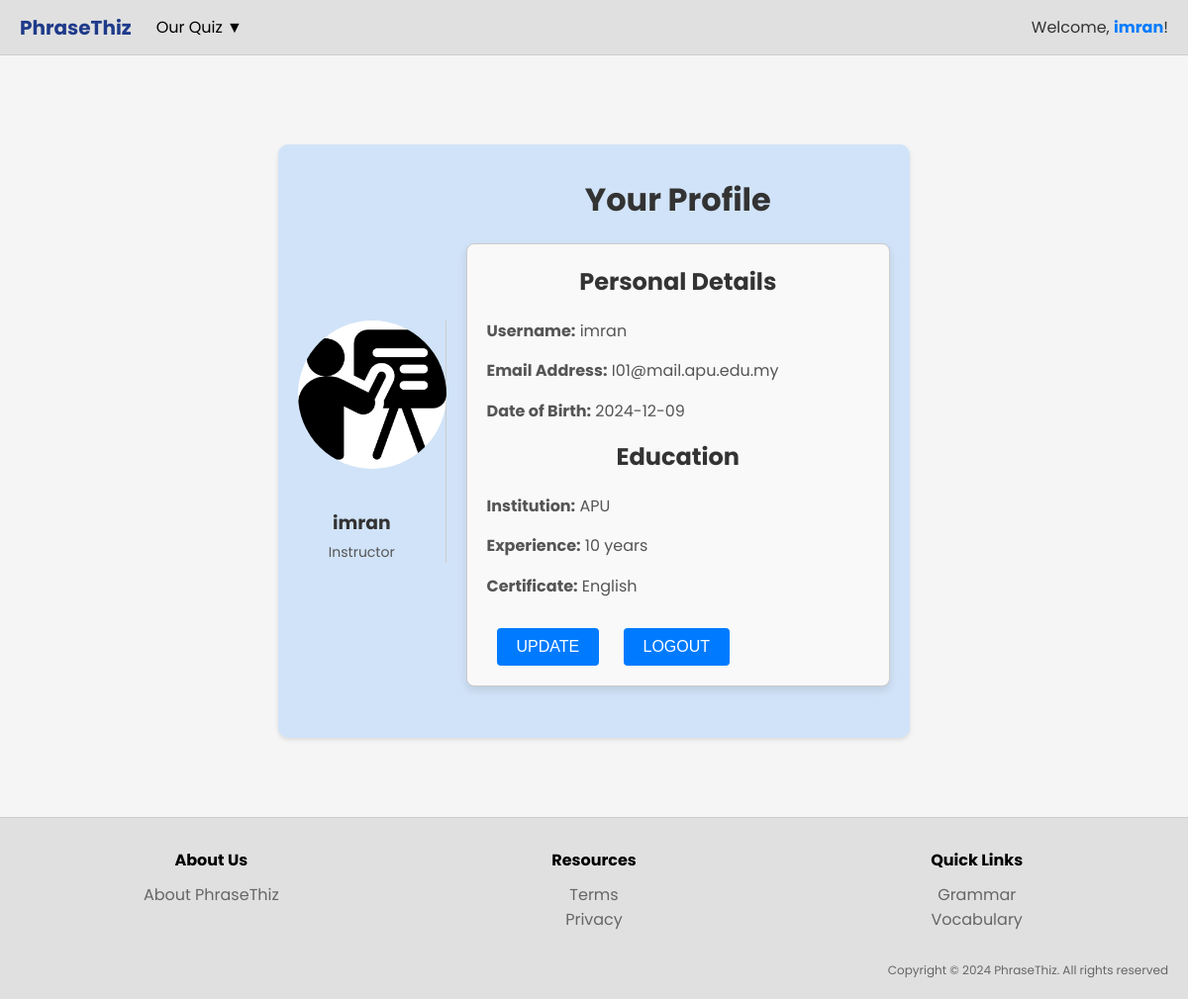
Page /instructor/instructor-profile.php (signed in) on the committed database.
### tables this page shows
CREATE TABLE IF NOT EXISTS `instructor` (
  `instructor_id` varchar(50) NOT NULL,
  `username` varchar(50) NOT NULL,
  `password` varchar(255) NOT NULL,
  `email` varchar(100) NOT NULL,
  `dob` date NOT NULL,
  `institution` varchar(255) NOT NULL,
  `experience` varchar(255) NOT NULL,
  `certificate` varchar(255) NOT NULL,
  `admin_id` varchar(50) NOT NULL,
  PRIMARY KEY (`instructor_id`),
  KEY `admin_id` (`admin_id`)
);

### instructor/instructor-profile.php (the view, shortened to what this page needs)
<?php
include("../conn/conn.php");
$instructor_id = $_SESSION['instructor_id'];
$query = "SELECT username, email, dob, institution, experience, certificate FROM INSTRUCTOR WHERE instructor_id = ?";
$stmt = $con->prepare($query);
$stmt->bind_param("s", $instructor_id);
$stmt->execute();
$result = $stmt->get_result();
if ($result->num_rows > 0) {
    $instructor = $result->fetch_assoc();
    $username = htmlspecialchars($instructor['username']);
    $email = htmlspecialchars($instructor['email']);
    $dob = htmlspecialchars($instructor['dob']);
    $institution = htmlspecialchars($instructor['institution']);
    $experience = htmlspecialchars($instructor['experience']);
    $certificate = htmlspecialchars($instructor['certificate']);
} else {
    header("Location: ../login/login.php");
    exit();
}
?>
<!DOCTYPE html>
<html lang="en">
<head>
    <link rel="stylesheet" href="../css/instructor-profile.css">
</head>
<body>
    <div class="page-container">
        <header class="header">
            <div class="header-left">
                <a href="../instructor/instructor-homepage.php" class="logo">PhraseThiz</a>
                <div class="dropdown">
                    <button class="dropdown-btn">Our Quiz ▼</button>
                </div>
            </div>
            <div class="user-profile">
                <span>Welcome, <a href="../instructor/instructor-profile.php" class="profile-link"><?php echo $username; ?></a>!</span>
            </div>
        </header>
        <main class="main-content">
            <section class="profile-section">
                <div class="profile-container">
                    <aside class="profile-sidebar">
                        <div class="avatar-placeholder">
                            <img src="../image/instructor.jpg" alt="Instructor Icon">
                        </div>
                        <div class="avatar-profile-text">
                            <h3><?php echo $username; ?></h3>
                            <p>Instructor</p>
                        </div>
                    </aside>
                    <section class="profile-content">
                        <h2>Your Profile</h2>
                        <div class="details-box">
                            <h3>Personal Details</h3>
                            <p><strong>Username:</strong> <?php echo $username; ?></p>
                            <p><strong>Email Address:</strong> <?php echo $email; ?></p>
                            <p><strong>Date of Birth:</strong> <?php echo $dob; ?></p>
                            <h3>Education</h3>
                            <p><strong>Institution:</strong> <?php echo $institution; ?></p>
                            <p><strong>Experience:</strong> <?php echo $experience; ?></p>
                            <p><strong>Certificate:</strong> <?php echo $certificate; ?></p>
                            <button class="update-button" onclick="updateProfile()">Update</button>
                            <button class="logout-button" onclick="window.location.href='../logout/logout.php'">Logout</button>
                        </div>
                    </section>
                </div>
            </section>
        </main>
<footer>
    <div class="footer-container">
        <div class="footer-section">
            <h3>About Us</h3>
            <ul>
                <li><a href="../about-us/about-us.php">About PhraseThiz</a></li>
            </ul>
        </div>
        <div class="footer-section">
            <h3>Resources</h3>
            <ul>
                <li><a href="../term-privacy/term-privacy.php">Terms</a></li>
                <li><a href="../term-privacy/term-privacy.php">Privacy</a></li>
            </ul>
        </div>
        <div class="footer-section">
            <h3>Quick Links</h3>
            <ul>
                <li><a href="../instructor/grammar-instructor.php">Grammar</a></li>
                <li><a href="../instructor/vocabulary-instructor.php">Vocabulary</a></li>
            </ul>
        </div>
        <div class="footer-copyright">
            <p>Copyright &copy; 2024 PhraseThiz. All rights reserved</p>
        </div>
    </div>
</footer>
    </div>
</body>
</html>

### css/instructor-profile.css (style rules this page uses)
* { margin: 0; padding: 0; box-sizing: border-box; }
body { font-family: 'Poppins', sans-serif; background-color: #f5f5f5; color: #333; display: flex; flex-direction: column; min-height: 100vh; }
.header { display: flex; justify-content: space-between; align-items: center; padding: 10px 20px; background-color: #e0e0e0; border-bottom: 1px solid #ccc; }
.header-left { display: flex; align-items: center; gap: 20px; }
.logo { font-size: 20px; font-weight: bold; color: #1e3a8a; text-decoration: none; }
.dropdown { position: relative; }
.dropdown-btn { background: none; border: none; font-family: 'Poppins'; color: #000; font-size: 16px; cursor: pointer; padding: 5px; transition: color 0.3s; }
.profile-link { text-decoration: none; color: #007BFF; font-weight: bold; }
.main-content { flex: 1; padding: 20px; }
.profile-section { display: flex; justify-content: center; align-items: center; padding-top: 70px; padding-bottom: 60px; }
.profile-container { display: flex; background-color: #d1e3f8; border-radius: 10px; height: 600px; padding: 20px; width: 55%; box-shadow: 0 2px 4px rgba(0, 0, 0, 0.1); justify-content: center; align-items: center; }
.profile-sidebar { width: 25%; text-align: center; border-right: 1px solid #ccc; padding-right: 20px; }
.avatar-placeholder { display: flex; justify-content: center; align-items: center; width: 150px; height: 150px; background-color: #f4f4f4; border-radius: 50%; overflow: hidden; margin: 0 auto; }
.avatar-placeholder img { width: 100%; height: 100%; object-fit: cover; }
.profile-sidebar h3 { margin: 40px 0 5px; }
.profile-sidebar p { color: #555; font-size: 14px; }
.profile-content { width: 75%; padding-left: 20px; }
.profile-content h2 { text-align: center; margin-bottom: 20px; font-size: 2em; color: #333; }
.details-box { padding: 20px; margin: 20px auto; border: 1px solid #ccc; border-radius: 8px; background-color: #f9f9f9; max-width: 600px; box-shadow: 0 4px 8px rgba(0, 0, 0, 0.1); }
.details-box h3 { text-align: center; margin-bottom: 20px; color: #333; font-size: 1.5em; }
.details-box p { margin: 15px 0; font-size: 1em; color: #555; line-height: 1.6; }
.update-button, .logout-button { display: inline-block; padding: 10px 20px; margin: 15px 10px 0; border: none; border-radius: 4px; background-color: #007bff; color: #fff; font-size: 1em; cursor: pointer; text-transform: uppercase; }
footer { background-color: #e0e0e0; padding: 20px; border-top: 1px solid #ccc; text-align: center; margin-top: auto; }
.footer-container { display: flex; flex-wrap: wrap; justify-content: space-between; align-items: flex-start; max-width: 1200px; margin: 0 auto; }
.footer-section { flex: 1; min-width: 200px; margin: 10px; }
.footer-section h3 { font-size: 16px; margin-bottom: 10px; color: #000; }
.footer-section ul { list-style: none; padding: 0; margin: 0; }
.footer-section ul li a { text-decoration: none; color: #666; }
.footer-copyright { flex: 1 100%; text-align: right; font-size: 12px; color: #666; margin-top: 20px; }

### rows in the picture
instructor: username "imran", email "I01@mail.apu.edu.my", dob "2024-12-09", institution "APU", experience "10 years", certificate "English"
